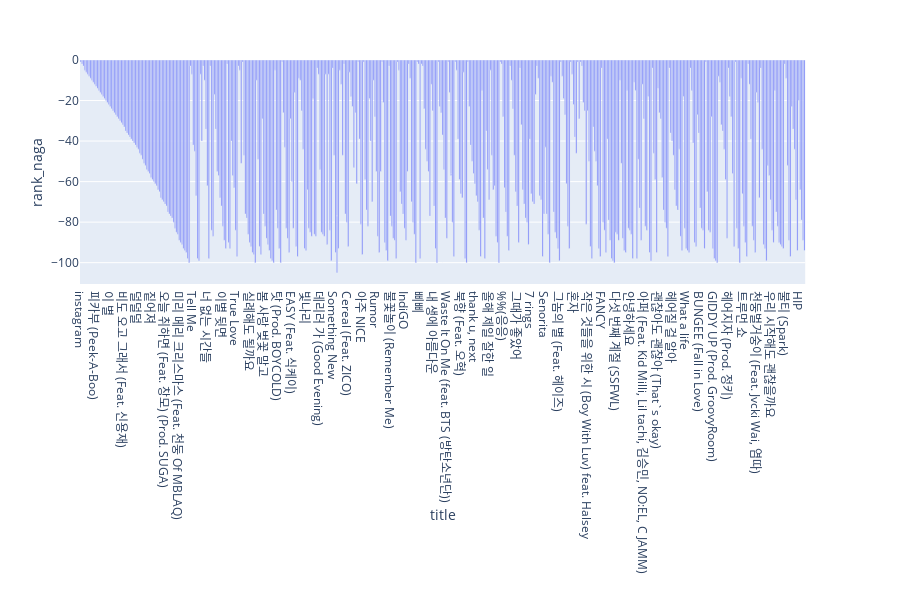

Source (notebook cell):
### Markdown cell above
# 차트인 했을 때 진입 순위

### Code cell
px.bar(melon_title[melon_title['abusing'] == 0], x = 'title', y = 'rank_naga')

### Figure 1 — Plotly figure (JSON) as saved in the notebook; plotly's stock layout.template omitted (floating-point values rounded to 4 significant figures; data arrays with more than 128 entries replaced by an {"elided": "..."} marker saying what was removed)
{"data": [{"alignmentgroup": "True", "hoverlabel": {"namelength": 0}, "hovertemplate": "title=%{x}<br>rank_naga=%{y}", "legendgroup": "", "marker": {"color": "#636efa"}, "name": "", "offsetgroup": "", "orientation": "v", "showlegend": false, "textposition": "auto", "type": "bar", "x": {"elided": "517 str values"}, "xaxis": "x", "y": {"elided": "517 int values"}, "yaxis": "y"}], "layout": {"barmode": "relative", "height": 600, "legend": {"tracegroupgap": 0}, "margin": {"t": 60}, "xaxis": {"anchor": "y", "domain": [0, 0.98], "title": {"text": "title"}}, "yaxis": {"anchor": "x", "domain": [0, 1], "title": {"text": "rank_naga"}}}}
